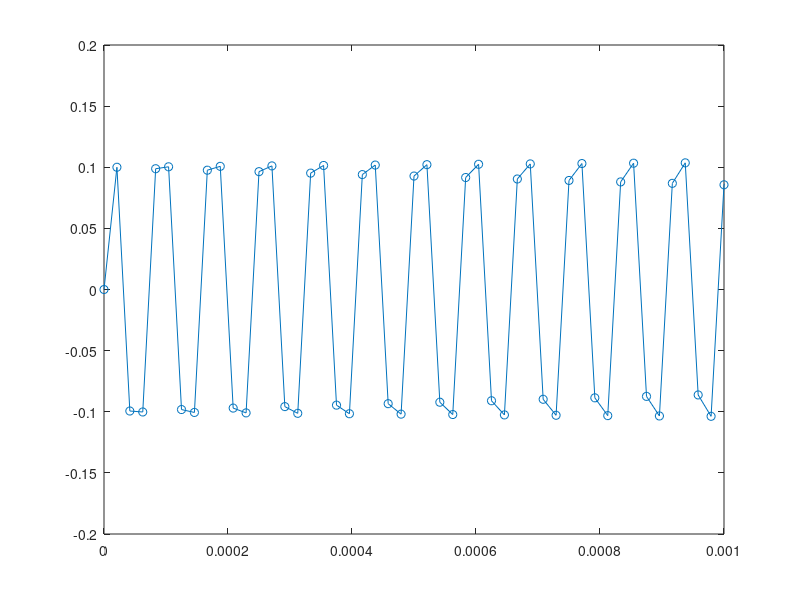

Here is the MATLAB script that generated this plot:
%%%%%%%%%%%%%%%%%%%%%%%%%%%%%
% ONE DRUM NODE for testing
% VARY rho from 0.4 to 0.01
% note that:
% rho=0.25 gives square wave
% rho=0.01 gives sin wave
%%%%%%%%%%%%%%%%%%%%%%%%%%%%%

%%%%%%%%%%%%%%%%%%%%%%%%%%%%%
% Finite difference drum/chime 
% Bruce Land, Cornell University, Feb 2018
% second order scheme from
% http://arxiv.org/PS_cache/physics/pdf/0009/0009068v2.pdf, 
% page 14, eqn 2.18
%%%%%%%%%%%%%%%%%%%%%%%%%%%%%

clear all
clc

%linear dimension of membrane -- one node
n = 3 ;
u = zeros(n,n); %time t
u1 = zeros(n,n); %time t-1
u2 = zeros(n,n); %time t-2
uHit = zeros(n,n); %input strike

% turncation to simulate fixed point
trun = 100000;

% 0 < rho < 0.5 -- lower rho => lower pitch
% rho = (vel*dt/dx)^2
%
rho = .499 ;
% eta = damping*dt/2
% higher damping => shorter sound
eta = .001 ;

% boundary condition -1.0<gain<1.0
% 1.0 is completely free edge
% 0.0 is clamped edge
boundaryGain = 0.0;

%time
Fs = 48000 ;
time = 0.0:1/Fs:1.0;
%output sound
aud = zeros(size(time)) ;


%sets the amplitude of the stick strike 
ampIn = .1; 
%sets the position of the stick strike: 0<pos<n
x_mid = 2;
y_mid = 2;

%compute the  strike amplitude
uHit(2,2) = ampIn;

%enforce boundary conditions
uHit(1,:) = 0;
uHit(n,:) = 0;
uHit(:,1) = 0;
uHit(:,n) = 0;

%index for storing audio output
tindex = 1;

for t=time
    
    % use the central sample for output
    % any other sample or sum is also valid to try
    sampleLoc = 2;
    aud(tindex) = u1(sampleLoc,sampleLoc); %sum(sum(u))/(n^2); %
   
    
    %vectorized update of positions, except for boundaries
    u(2,2) = 1/(1+eta) * (...
              rho * (u1(3:n,2:n-1)+u1(1:n-2,2:n-1)+u1(2:n-1,3:n)+u1(2:n-1,1:n-2)-4*u1(2:n-1,2:n-1)) ...
              + 2 * u1(2:n-1,2:n-1) ...
              - (1-eta) * (u2(2:n-1,2:n-1)) ...
              ) ;
    
    %enforce boundary conditions
    u(1,:) = 0;
    u(n,:) = 0;
    u(:,1) = 0;
    u(:,n) = 0;
    
    %update history to simulate fixed point truncation
    u2 = fix(trun*u1)/trun;
    u1 = fix(trun*u)/trun;
    
    %apply drum strikes at two times
    if t==0 ;%| t==1.0 
        u1 = uHit;
        u2 = uHit;
    end
    
    % the storage index
    tindex = tindex + 1;    
end

%play the sound
%soundsc(aud,Fs)

figure(3);clf;
plot(time, aud, 'o-');
set(gca,'ylim',[-1 1]*2*ampIn);
set(gca,'xlim',[0 0.001]);

%end
%============================================================